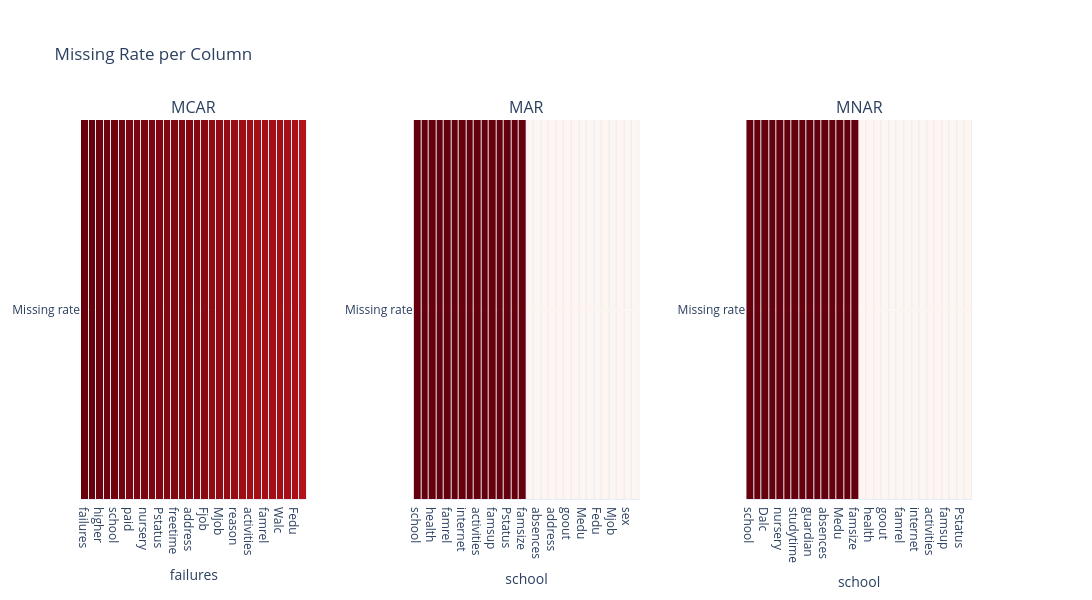

Notebook code cell kept with this figure:
### Code cell
panel = Panel(
    plots=[
        md_mcar.rate(title="MCAR"),
        md_mar.rate(title="MAR"),
        md_mnar.rate(title="MNAR"),
    ],
    title="Missing Rate per Column",
    width=1800,
    height=600,
)

panel.show()
panel.save(f'plots/multi/{panel._download_filename}.png')

### Figure 1 — Plotly figure (JSON) as saved in the notebook; plotly's stock layout.template omitted (floating-point values rounded to 4 significant figures)
{"data": [{"colorbar": {"title": {"text": "Missing rate"}}, "colorscale": [[0, "rgb(255,245,240)"], [0.125, "rgb(254,224,210)"], [0.25, "rgb(252,187,161)"], [0.375, "rgb(252,146,114)"], [0.5, "rgb(251,106,74)"], [0.625, "rgb(239,59,44)"], [0.75, "rgb(203,24,29)"], [0.875, "rgb(165,15,21)"], [1, "rgb(103,0,13)"]], "customdata": [[["failures", "0.32"], ["absences", "0.32"], ["higher", "0.32"], ["famsup", "0.32"], ["school", "0.32"], ["goout", "0.32"], ["paid", "0.31"], ["studytime", "0.31"], ["nursery", "0.31"], ["famsize", "0.31"], ["Pstatus", "0.31"], ["age", "0.31"], ["freetime", "0.31"], ["sex", "0.31"], ["address", "0.30"], ["health", "0.30"], ["Fjob", "0.30"], ["Medu", "0.30"], ["Mjob", "0.30"], ["Dalc", "0.29"], ["reason", "0.29"], ["schoolsup", "0.29"], ["activities", "0.29"], ["romantic", "0.28"], ["famrel", "0.28"], ["internet", "0.28"], ["Walc", "0.28"], ["traveltime", "0.28"], ["Fedu", "0.28"], ["guardian", "0.27"]]], "hovertemplate": "%{hovertext}<extra></extra>", "hovertext": [["<b>Column</b>: failures<br><b>Missing rate</b>: 0.32", "<b>Column</b>: absences<br><b>Missing rate</b>: 0.32", "<b>Column</b>: higher<br><b>Missing rate</b>: 0.32", "<b>Column</b>: famsup<br><b>Missing rate</b>: 0.32", "<b>Column</b>: school<br><b>Missing rate</b>: 0.32", "<b>Column</b>: goout<br><b>Missing rate</b>: 0.32", "<b>Column</b>: paid<br><b>Missing rate</b>: 0.31", "<b>Column</b>: studytime<br><b>Missing rate</b>: 0.31", "<b>Column</b>: nursery<br><b>Missing rate</b>: 0.31", "<b>Column</b>: famsize<br><b>Missing rate</b>: 0.31", "<b>Column</b>: Pstatus<br><b>Missing rate</b>: 0.31", "<b>Column</b>: age<br><b>Missing rate</b>: 0.31", "<b>Column</b>: freetime<br><b>Missing rate</b>: 0.31", "<b>Column</b>: sex<br><b>Missing rate</b>: 0.31", "<b>Column</b>: address<br><b>Missing rate</b>: 0.30", "<b>Column</b>: health<br><b>Missing rate</b>: 0.30", "<b>Column</b>: Fjob<br><b>Missing rate</b>: 0.30", "<b>Column</b>: Medu<br><b>Missing rate</b>: 0.30", "<b>Column</b>: Mjob<br><b>Missing rate</b>: 0.30", "<b>Column</b>: Dalc<br><b>Missing rate</b>: 0.29", "<b>Column</b>: reason<br><b>Missing rate</b>: 0.29", "<b>Column</b>: schoolsup<br><b>Missing rate</b>: 0.29", "<b>Column</b>: activities<br><b>Missing rate</b>: 0.29", "<b>Column</b>: romantic<br><b>Missing rate</b>: 0.28", "<b>Column</b>: famrel<br><b>Missing rate</b>: 0.28", "<b>Column</b>: internet<br><b>Missing rate</b>: 0.28", "<b>Column</b>: Walc<br><b>Missing rate</b>: 0.28", "<b>Column</b>: traveltime<br><b>Missing rate</b>: 0.28", "<b>Column</b>: Fedu<br><b>Missing rate</b>: 0.28", "<b>Column</b>: guardian<br><b>Missing rate</b>: 0.27"]], "showlegend": false, "showscale": false, "type": "heatmap", "x": ["failures", "absences", "higher", "famsup", "school", "goout", "paid", "studytime", "nursery", "famsize", "Pstatus", "age", "freetime", "sex", "address", "health", "Fjob", "Medu", "Mjob", "Dalc", "reason", "schoolsup", "activities", "romantic", "famrel", "internet", "Walc", "traveltime", "Fedu", "guardian"], "xaxis": "x", "xgap": 1, "y": ["Missing rate"], "yaxis": "y", "ygap": 1, "z": [[0.3236, 0.322, 0.319, 0.319, 0.3174, 0.3159, 0.3097, 0.3097, 0.3097, 0.3097, 0.3066, 0.3051, 0.3051, 0.3051, 0.3035, 0.302, 0.3005, 0.2958, 0.2958, 0.2943, 0.2912, 0.2866, 0.2866, 0.2835, 0.2835, 0.2835, 0.2835, 0.282, 0.2804, 0.2696]], "zmax": 0.3236, "zmin": 0}, {"colorbar": {"title": {"text": "Missing rate"}}, "colorscale": [[0, "rgb(255,245,240)"], [0.125, "rgb(254,224,210)"], [0.25, "rgb(252,187,161)"], [0.375, "rgb(252,146,114)"], [0.5, "rgb(251,106,74)"], [0.625, "rgb(239,59,44)"], [0.75, "rgb(203,24,29)"], [0.875, "rgb(165,15,21)"], [1, "rgb(103,0,13)"]], "customdata": [[["school", "0.60"], ["studytime", "0.60"], ["health", "0.60"], ["Walc", "0.60"], ["famrel", "0.60"], ["romantic", "0.60"], ["internet", "0.60"], ["higher", "0.60"], ["activities", "0.60"], ["paid", "0.60"], ["famsup", "0.60"], ["schoolsup", "0.60"], ["Pstatus", "0.60"], ["reason", "0.60"], ["famsize", "0.60"], ["traveltime", "0.00"], ["absences", "0.00"], ["age", "0.00"], ["address", "0.00"], ["Dalc", "0.00"], ["goout", "0.00"], ["freetime", "0.00"], ["Medu", "0.00"], ["guardian", "0.00"], ["Fedu", "0.00"], ["nursery", "0.00"], ["Mjob", "0.00"], ["Fjob", "0.00"], ["sex", "0.00"], ["failures", "0.00"]]], "hovertemplate": "%{hovertext}<extra></extra>", "hovertext": [["<b>Column</b>: school<br><b>Missing rate</b>: 0.60", "<b>Column</b>: studytime<br><b>Missing rate</b>: 0.60", "<b>Column</b>: health<br><b>Missing rate</b>: 0.60", "<b>Column</b>: Walc<br><b>Missing rate</b>: 0.60", "<b>Column</b>: famrel<br><b>Missing rate</b>: 0.60", "<b>Column</b>: romantic<br><b>Missing rate</b>: 0.60", "<b>Column</b>: internet<br><b>Missing rate</b>: 0.60", "<b>Column</b>: higher<br><b>Missing rate</b>: 0.60", "<b>Column</b>: activities<br><b>Missing rate</b>: 0.60", "<b>Column</b>: paid<br><b>Missing rate</b>: 0.60", "<b>Column</b>: famsup<br><b>Missing rate</b>: 0.60", "<b>Column</b>: schoolsup<br><b>Missing rate</b>: 0.60", "<b>Column</b>: Pstatus<br><b>Missing rate</b>: 0.60", "<b>Column</b>: reason<br><b>Missing rate</b>: 0.60", "<b>Column</b>: famsize<br><b>Missing rate</b>: 0.60", "<b>Column</b>: traveltime<br><b>Missing rate</b>: 0.00", "<b>Column</b>: absences<br><b>Missing rate</b>: 0.00", "<b>Column</b>: age<br><b>Missing rate</b>: 0.00", "<b>Column</b>: address<br><b>Missing rate</b>: 0.00", "<b>Column</b>: Dalc<br><b>Missing rate</b>: 0.00", "<b>Column</b>: goout<br><b>Missing rate</b>: 0.00", "<b>Column</b>: freetime<br><b>Missing rate</b>: 0.00", "<b>Column</b>: Medu<br><b>Missing rate</b>: 0.00", "<b>Column</b>: guardian<br><b>Missing rate</b>: 0.00", "<b>Column</b>: Fedu<br><b>Missing rate</b>: 0.00", "<b>Column</b>: nursery<br><b>Missing rate</b>: 0.00", "<b>Column</b>: Mjob<br><b>Missing rate</b>: 0.00", "<b>Column</b>: Fjob<br><b>Missing rate</b>: 0.00", "<b>Column</b>: sex<br><b>Missing rate</b>: 0.00", "<b>Column</b>: failures<br><b>Missing rate</b>: 0.00"]], "showlegend": false, "showscale": false, "type": "heatmap", "x": ["school", "studytime", "health", "Walc", "famrel", "romantic", "internet", "higher", "activities", "paid", "famsup", "schoolsup", "Pstatus", "reason", "famsize", "traveltime", "absences", "age", "address", "Dalc", "goout", "freetime", "Medu", "guardian", "Fedu", "nursery", "Mjob", "Fjob", "sex", "failures"], "xaxis": "x2", "xgap": 1, "y": ["Missing rate"], "yaxis": "y2", "ygap": 1, "z": [[0.5994, 0.5994, 0.5994, 0.5994, 0.5994, 0.5994, 0.5994, 0.5994, 0.5994, 0.5994, 0.5994, 0.5994, 0.5994, 0.5994, 0.5994, 0, 0, 0, 0, 0, 0, 0, 0, 0, 0, 0, 0, 0, 0, 0]], "zmax": 0.5994, "zmin": 0}, {"colorbar": {"title": {"text": "Missing rate"}}, "colorscale": [[0, "rgb(255,245,240)"], [0.125, "rgb(254,224,210)"], [0.25, "rgb(252,187,161)"], [0.375, "rgb(252,146,114)"], [0.5, "rgb(251,106,74)"], [0.625, "rgb(239,59,44)"], [0.75, "rgb(203,24,29)"], [0.875, "rgb(165,15,21)"], [1, "rgb(103,0,13)"]], "customdata": [[["school", "0.60"], ["reason", "0.60"], ["Dalc", "0.60"], ["freetime", "0.60"], ["nursery", "0.60"], ["failures", "0.60"], ["studytime", "0.60"], ["traveltime", "0.60"], ["guardian", "0.60"], ["schoolsup", "0.60"], ["absences", "0.60"], ["Fedu", "0.60"], ["Medu", "0.60"], ["age", "0.60"], ["famsize", "0.60"], ["romantic", "0.00"], ["health", "0.00"], ["Walc", "0.00"], ["goout", "0.00"], ["address", "0.00"], ["famrel", "0.00"], ["Fjob", "0.00"], ["internet", "0.00"], ["Mjob", "0.00"], ["activities", "0.00"], ["paid", "0.00"], ["famsup", "0.00"], ["sex", "0.00"], ["Pstatus", "0.00"], ["higher", "0.00"]]], "hovertemplate": "%{hovertext}<extra></extra>", "hovertext": [["<b>Column</b>: school<br><b>Missing rate</b>: 0.60", "<b>Column</b>: reason<br><b>Missing rate</b>: 0.60", "<b>Column</b>: Dalc<br><b>Missing rate</b>: 0.60", "<b>Column</b>: freetime<br><b>Missing rate</b>: 0.60", "<b>Column</b>: nursery<br><b>Missing rate</b>: 0.60", "<b>Column</b>: failures<br><b>Missing rate</b>: 0.60", "<b>Column</b>: studytime<br><b>Missing rate</b>: 0.60", "<b>Column</b>: traveltime<br><b>Missing rate</b>: 0.60", "<b>Column</b>: guardian<br><b>Missing rate</b>: 0.60", "<b>Column</b>: schoolsup<br><b>Missing rate</b>: 0.60", "<b>Column</b>: absences<br><b>Missing rate</b>: 0.60", "<b>Column</b>: Fedu<br><b>Missing rate</b>: 0.60", "<b>Column</b>: Medu<br><b>Missing rate</b>: 0.60", "<b>Column</b>: age<br><b>Missing rate</b>: 0.60", "<b>Column</b>: famsize<br><b>Missing rate</b>: 0.60", "<b>Column</b>: romantic<br><b>Missing rate</b>: 0.00", "<b>Column</b>: health<br><b>Missing rate</b>: 0.00", "<b>Column</b>: Walc<br><b>Missing rate</b>: 0.00", "<b>Column</b>: goout<br><b>Missing rate</b>: 0.00", "<b>Column</b>: address<br><b>Missing rate</b>: 0.00", "<b>Column</b>: famrel<br><b>Missing rate</b>: 0.00", "<b>Column</b>: Fjob<br><b>Missing rate</b>: 0.00", "<b>Column</b>: internet<br><b>Missing rate</b>: 0.00", "<b>Column</b>: Mjob<br><b>Missing rate</b>: 0.00", "<b>Column</b>: activities<br><b>Missing rate</b>: 0.00", "<b>Column</b>: paid<br><b>Missing rate</b>: 0.00", "<b>Column</b>: famsup<br><b>Missing rate</b>: 0.00", "<b>Column</b>: sex<br><b>Missing rate</b>: 0.00", "<b>Column</b>: Pstatus<br><b>Missing rate</b>: 0.00", "<b>Column</b>: higher<br><b>Missing rate</b>: 0.00"]], "showlegend": false, "showscale": false, "type": "heatmap", "x": ["school", "reason", "Dalc", "freetime", "nursery", "failures", "studytime", "traveltime", "guardian", "schoolsup", "absences", "Fedu", "Medu", "age", "famsize", "romantic", "health", "Walc", "goout", "address", "famrel", "Fjob", "internet", "Mjob", "activities", "paid", "famsup", "sex", "Pstatus", "higher"], "xaxis": "x3", "xgap": 1, "y": ["Missing rate"], "yaxis": "y3", "ygap": 1, "z": [[0.5994, 0.5994, 0.5994, 0.5994, 0.5994, 0.5994, 0.5994, 0.5994, 0.5994, 0.5994, 0.5994, 0.5994, 0.5994, 0.5994, 0.5994, 0, 0, 0, 0, 0, 0, 0, 0, 0, 0, 0, 0, 0, 0, 0]], "zmax": 0.5994, "zmin": 0}], "layout": {"annotations": [{"font": {"size": 16}, "showarrow": false, "text": "MCAR", "x": 0.1267, "xanchor": "center", "xref": "paper", "y": 1, "yanchor": "bottom", "yref": "paper"}, {"font": {"size": 16}, "showarrow": false, "text": "MAR", "x": 0.5, "xanchor": "center", "xref": "paper", "y": 1, "yanchor": "bottom", "yref": "paper"}, {"font": {"size": 16}, "showarrow": false, "text": "MNAR", "x": 0.8733, "xanchor": "center", "xref": "paper", "y": 1, "yanchor": "bottom", "yref": "paper"}], "font": {}, "height": 600, "margin": {"b": 80, "l": 60, "r": 120, "t": 120}, "showlegend": false, "title": {"text": "Missing Rate per Column"}, "width": 1800, "xaxis": {"anchor": "y", "domain": [0, 0.2533], "title": {"text": "failures"}}, "xaxis2": {"anchor": "y2", "domain": [0.3733, 0.6267], "title": {"text": "school"}}, "xaxis3": {"anchor": "y3", "domain": [0.7467, 1], "title": {"text": "school"}}, "yaxis": {"anchor": "x", "domain": [0, 1]}, "yaxis2": {"anchor": "x2", "domain": [0, 1]}, "yaxis3": {"anchor": "x3", "domain": [0, 1]}}}
